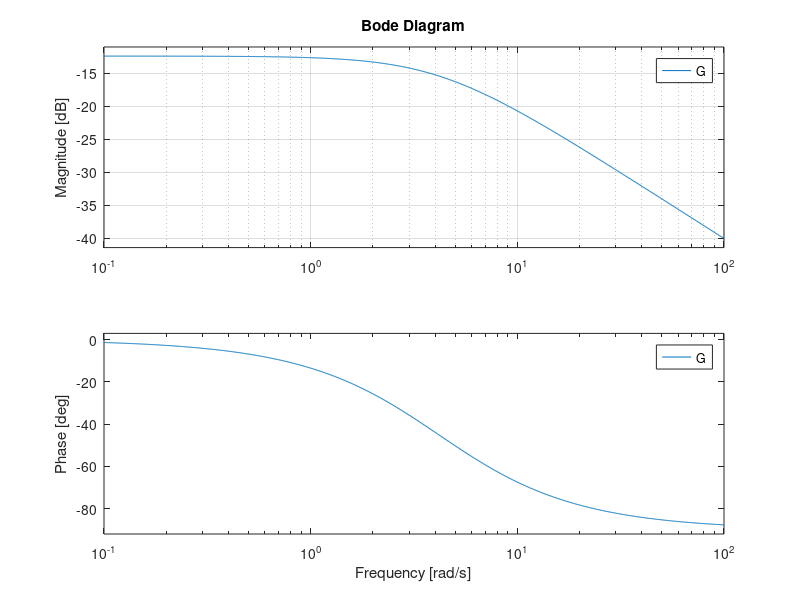
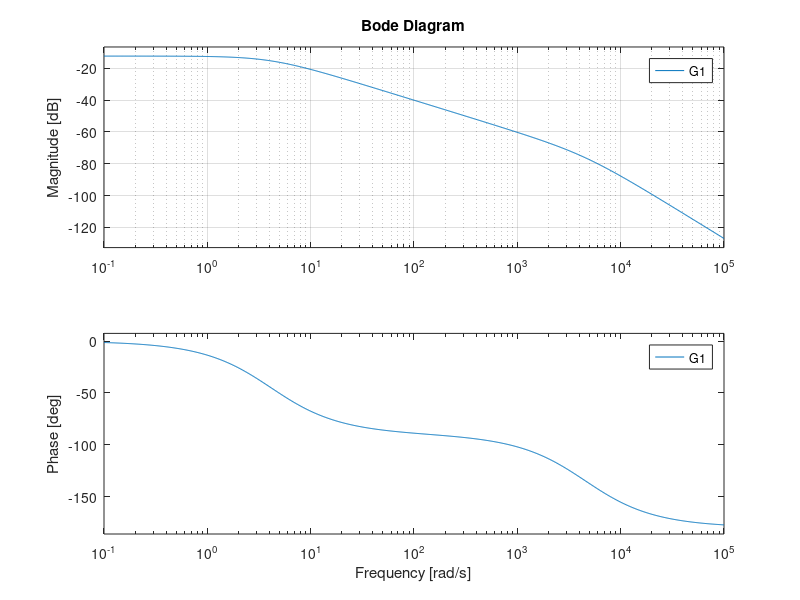
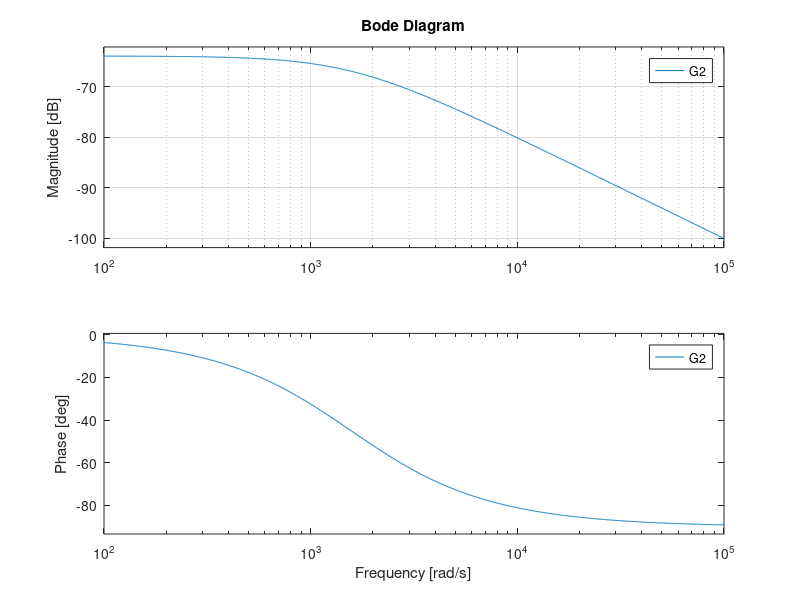

Write the MATLAB code that produced these figures, in order.
%% 4b

% C = 5uF
% R = 48 kOhm
% f = 6.63*10^-4 Hz

close all;
clear all;
clc;

% Transfer function: H(s)=0.240s/0.240s+1

% Numerator
num = [0.240];

% Denominator
den = [0.240 1];

% Transfer function
G = tf(num, den)

% Plot frequency response
figure (1)
bode(G), grid

%% 4c

% Transfer function: H(s)=0.240s/(0.53*10^-4s^2+0.242s+1)

% Numerator
num1 = [0.240];

% Denominator
den1 = [(0.53*10^-4) 0.242 1];

% Transfer function
G1 = tf(num1, den1)

% Plot frequency response
figure (2)
bode(G1), grid

%% 4d

% Transfer function: H(s)=(6.37*10^-4)s/(6.37*10^-4s+1)

% Numerator
num2 = [(6.37*10^-4)];

% Denominator
den2 = [(6.37*10^-4) 1];

% Transfer function
G2 = tf(num2, den2)

% Plot frequency response
figure (3)
bode(G2), grid
